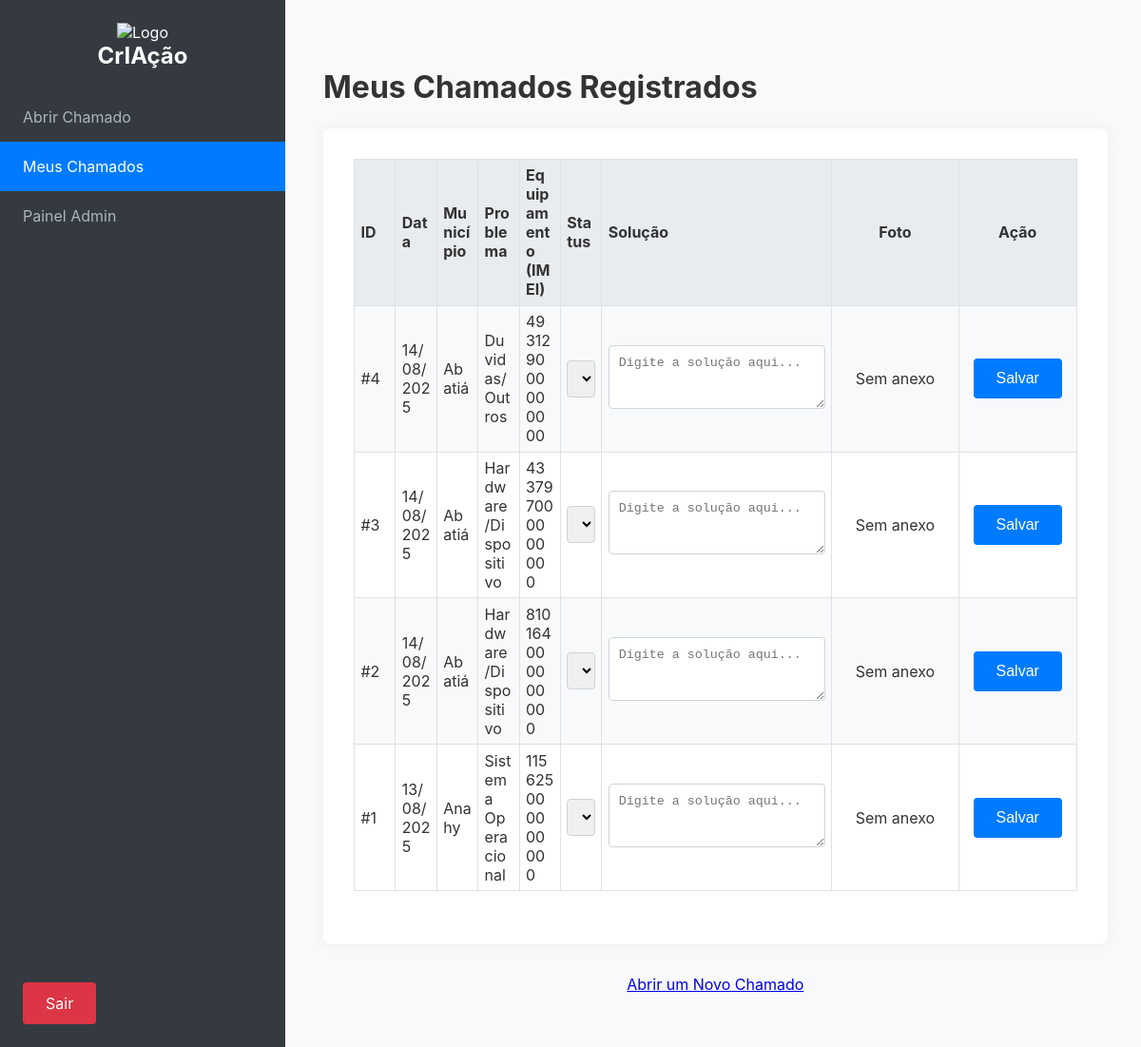
Page /meus_chamados (signed in) on the earlier database version.
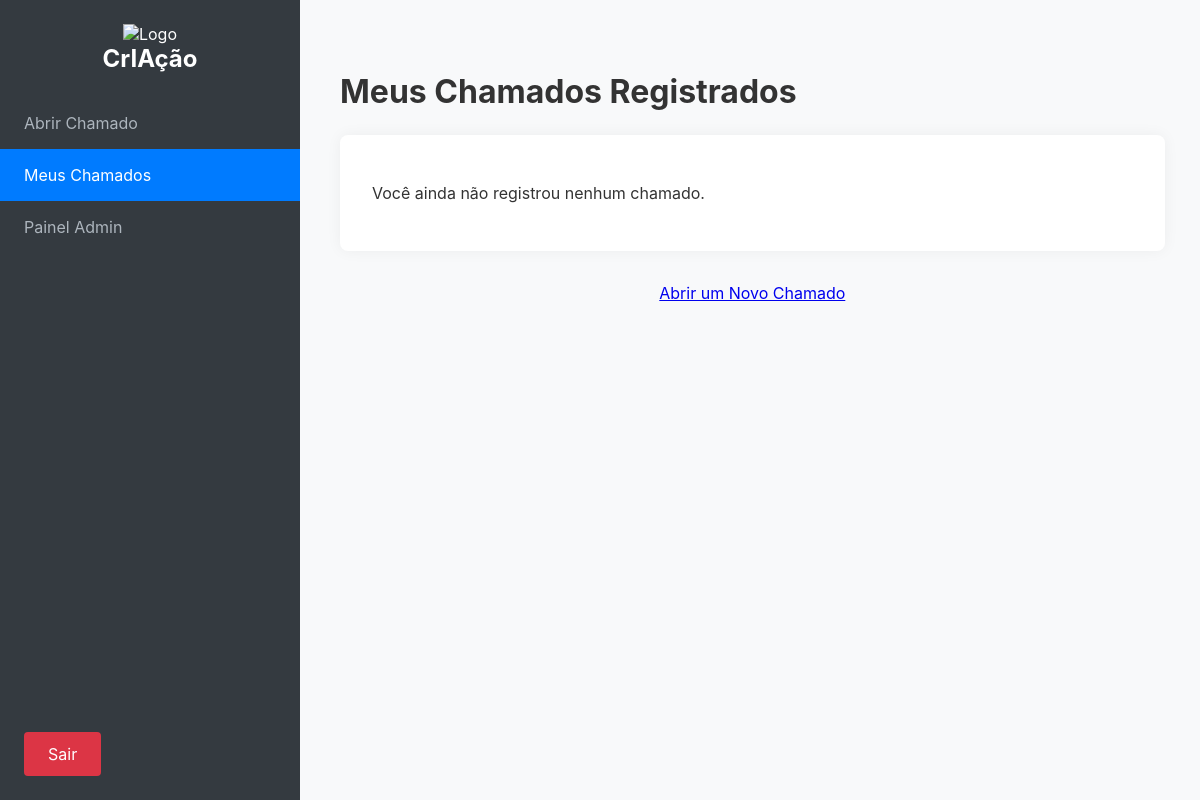
Same page on the later database version.
### tables this page shows
CREATE TABLE chamados (
        id INTEGER PRIMARY KEY AUTOINCREMENT,
        timestamp DATETIME DEFAULT CURRENT_TIMESTAMP,
        solicitante_email TEXT NOT NULL,
        municipio TEXT NOT NULL,
        smartphone_imei TEXT NOT NULL,
        tipo_problema TEXT NOT NULL,
        observacoes TEXT NOT NULL,
        status TEXT DEFAULT 'Aberto', 
        foto TEXT,
        solucao TEXT
    );

### app.py (the view)
@app.route('/meus_chamados')
@login_required
def meus_chamados():
    db = get_db()
    status_options = ['Aberto', 'Em Andamento', 'Aguardando Peça', 'Finalizado', 'Cancelado']
    if g.user['is_admin']:
        todos_chamados = db.execute('SELECT * FROM chamados ORDER BY timestamp DESC').fetchall()
    else:
        todos_chamados = db.execute(
            'SELECT * FROM chamados WHERE solicitante_email = ? ORDER BY timestamp DESC',
            (g.user['email'],)
        ).fetchall()
    db.close()
    return render_template('meus_chamados.html', chamados=todos_chamados, status_options=status_options)

### app.py (called while the page is built)
def get_db():
    db = sqlite3.connect(DATABASE)
    db.row_factory = sqlite3.Row
    return db

def login_required(f):
    @wraps(f)
    def decorated_function(*args, **kwargs):
        if 'user_id' not in session:
            flash('Por favor, faça login para acessar esta página.', 'warning')
            return redirect(url_for('login'))
        return f(*args, **kwargs)
    return decorated_function

@app.before_request
def load_logged_in_user():
    user_id = session.get('user_id')
    if user_id is None:
        g.user = None
    else:
        db = get_db()
        g.user = db.execute('SELECT * FROM users WHERE id = ?', (user_id,)).fetchone()
        db.close()

@app.context_processor
def inject_user():
    return dict(user=g.user)

### templates/meus_chamados.html (shortened to what this page needs)
{% extends "layout.html" %}
{% block content %}
<div class="header">
    <h1>Meus Chamados Registrados</h1>
</div>
<div class="chamados-container">
    {% if chamados %}
        <table>
            <thead>
                <tr>
                    <th>ID</th>
                    <th>Data</th>
                    <th>Município</th>
                    <th>Problema</th>
                    <th>Equipamento (IMEI)</th>
                    <th>Status</th>
                    <th class="col-solucao">Solução</th>
                    <th class="col-foto">Foto</th>
                    <th class="col-acao">Ação</th>
                </tr>
            </thead>
            <tbody>
                {% for chamado in chamados %}
                <tr>
                  <form action="{{ url_for('update_chamado', chamado_id=chamado.id) }}" method="post">
                    <td>#{{ chamado.id }}</td>
                    <td>{{ chamado.timestamp.split(' ')[0].split('-') | reverse | join('/') }}</td>
                    <td>{{ chamado.municipio }}</td>
                    <td>{{ chamado.tipo_problema }}</td>
                    <td>{{ chamado.smartphone_imei }}</td>
                    <td>
                        <select name="status">
                            {% for option in status_options %}
                                <option value="{{ option }}" {% if option == chamado.status %}selected{% endif %}>
                                    {{ option }}
                                </option>
                            {% endfor %}
                        </select>
                    </td>
                    <td class="col-solucao">
                        <textarea name="solucao" rows="3" placeholder="Digite a solução aqui...">{{ chamado.solucao or '' }}</textarea>
                    </td>
                    <td class="col-foto">
                        {% if chamado.foto %}
                            <a href="{{ url_for('display_image', filename=chamado.foto) }}" target="_blank">
                                <img src="{{ url_for('display_image', filename=chamado.foto) }}" alt="Foto do chamado" width="100">
                            </a>
                        {% else %}
                            Sem anexo
                        {% endif %}
                    </td>
                    <td class="col-acao">
                        <button type="submit">Salvar</button>
                    </td>
                  </form>
                </tr>
                {% endfor %}
            </tbody>
        </table>
    {% else %}
        <p>Você ainda não registrou nenhum chamado.</p>
    {% endif %}
</div>
<div style="text-align: center; margin-top: 2em;">
    <a href="{{ url_for('index') }}" class="back-button">Abrir um Novo Chamado</a>
</div>
{% endblock %}

### templates/layout.html (shortened to what this page needs)
<!DOCTYPE html>
<html lang="pt-BR">
<head>
    <link rel="stylesheet" href="{{ url_for('static', filename='style.css') }}">
</head>
<body>
    <div class="page-wrapper">
        <aside class="sidebar">
            <div class="sidebar-header">
                <img class="sidebar-logo" src="https://i.imgur.com/YOUR_LOGO_ID.png" alt="Logo">
                <h1 class="sidebar-title">CrIAção</h1>
            </div>
            {% if user %}
            <ul class="sidebar-nav">
                <li><a href="{{ url_for('index') }}" class="{{ 'active' if request.endpoint == 'index' else '' }}">Abrir Chamado</a></li>
                <li><a href="{{ url_for('meus_chamados') }}" class="{{ 'active' if request.endpoint == 'meus_chamados' else '' }}">Meus Chamados</a></li>
                {% if user.is_admin == 1 %}
                    <li><a href="{{ url_for('admin_index') }}" class="admin-button {{ 'active' if 'admin' in request.endpoint else '' }}">Painel Admin</a></li>
                {% endif %}
            </ul>
            <div class="sidebar-footer">
                <a href="{{ url_for('logout') }}" class="logout-button">Sair</a>
            </div>
            {% endif %}
        </aside>
        <main class="main-content">
            <div class="container">
                {% block content %}{% endblock %}
            </div>
        </main>
    </div>
</body>
</html>

### static/style.css (style rules this page uses)
body { font-family: -apple-system, BlinkMacSystemFont, "Segoe UI", Roboto, "Helvetica Neue", Arial, sans-serif; margin: 0; background-color: #f8f9fa; color: #333; }
.page-wrapper { display: flex; }
.container { width: 100%; max-width: 95%; margin: 1em auto; padding: 1.5em; }
h1, h2, h3 { margin-top: 0.5em; margin-bottom: 0.75em; }
.sidebar { width: 300px; background-color: #343a40; color: white; min-height: 100vh; display: flex; flex-direction: column; flex-shrink: 0; }
.sidebar-header { text-align: center; padding: 1.5em; }
.sidebar-title { margin: 0; }
.sidebar-nav { list-style-type: none; padding: 0; margin: 0; flex-grow: 1; }
.sidebar-nav a { display: block; color: #adb5bd; text-decoration: none; padding: 1em 1.5em; transition: background-color 0.2s, color 0.2s; }
.sidebar-nav a.active { background-color: #007bff; color: white; }
.sidebar-footer { padding: 1.5em; }
.logout-button, .button-link { display: inline-flex; align-items: center; justify-content: center; text-align: center; color: white; padding: 0.75em 1.5em; border-radius: 4px; text-decoration: none; transition: background-color 0.2s; border: none; cursor: pointer; font-size: 1em; }
.logout-button { background-color: #dc3545; }
.main-content { flex-grow: 1; padding: 1em; }
.chamados-container { background-color: white; padding: 2em; border-radius: 8px; box-shadow: 0 0 15px rgba(0,0,0,0.05); }

Differences in the rows shown:
removed chamados: id "4", timestamp.split|reverse "14/08/2025", municipio "Abatiá", tipo_problema "Duvidas/Outros", smartphone_imei "493129000000000"
removed chamados: id "3", timestamp.split|reverse "14/08/2025", municipio "Abatiá", tipo_problema "Hardware/Dispositivo", smartphone_imei "433797000000000"
removed chamados: id "2", timestamp.split|reverse "14/08/2025", municipio "Abatiá", tipo_problema "Hardware/Dispositivo", smartphone_imei "810164000000000"
removed chamados: id "1", timestamp.split|reverse "13/08/2025", municipio "Anahy", tipo_problema "Sistema Operacional", smartphone_imei "115625000000000"
Other differences:
text no longer shown: "ID Data Município Problema Equipamento (IMEI) Status Solução Foto Ação"
text now shown: "Você ainda não registrou nenhum chamado."
